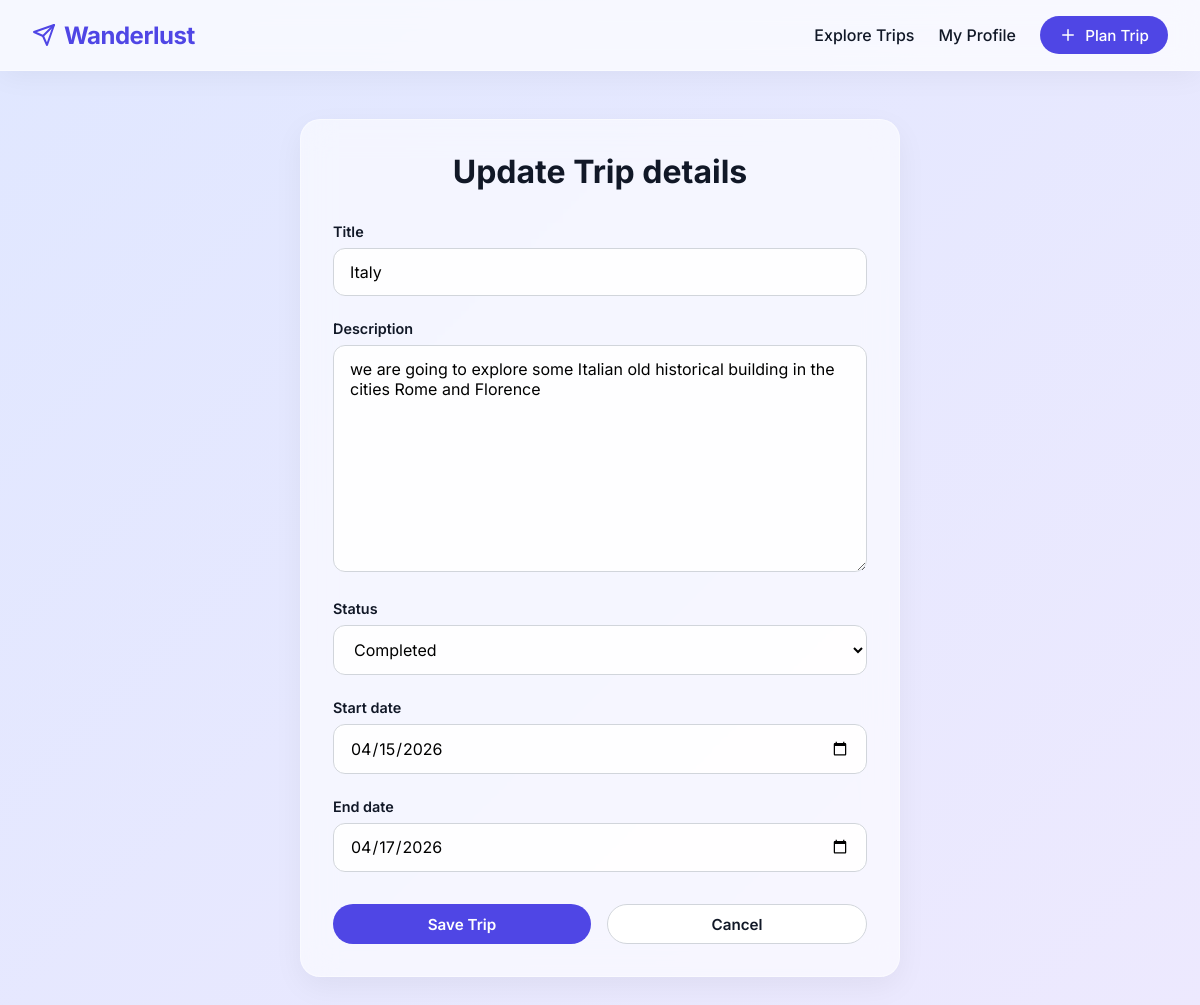
Page /trip/1/edit/ on the committed database.
### tasks/models.py (models this page shows, shortened)
class Trip(models.Model):
    STATUS_CHOICES = [
        ('planned', 'Planned'),
        ('active', 'Active'),
        ('completed', 'Completed'),
    ]
    title = models.CharField(max_length=200)
    description = models.TextField(blank=True)
    status = models.CharField(max_length=20, choices=STATUS_CHOICES, default='planned')
    start_date = models.DateField(null=True, blank=True)
    end_date = models.DateField(null=True, blank=True)
    user = models.ForeignKey(User, on_delete=models.CASCADE, related_name='trips')
    created_at = models.DateTimeField(auto_now_add=True)

### tasks/views.py (the view)
# urls.py: path('trip/<int:pk>/edit/', views.trip_update, name='trip_update'),
def trip_update(request, pk):
    trip = get_object_or_404(Trip, pk=pk)
    if request.method == "POST":
        form = TripForm(request.POST, instance=trip)
        if form.is_valid():
            form.save()
            return redirect('trip_detail', pk=trip.pk)
    else:
        form = TripForm(instance=trip)
    return render(request, 'trip_form.html', {'form': form})

### tasks/forms.py
class TripForm(forms.ModelForm):
    class Meta:
        model = Trip
        fields = ['title', 'description', 'status', 'start_date', 'end_date']
        widgets = {
            'start_date': forms.DateInput(attrs={'type': 'date'}),
            'end_date': forms.DateInput(attrs={'type': 'date'}),
        }

### tasks/templates/trip_form.html (shortened to what this page needs)
{% extends 'base.html' %}
{% block content %}
<div style="max-width: 600px; margin: 0 auto;">
    <div class="glass-card">
        <h1 style="margin-bottom: 2rem; text-align: center;">
            {% if form.instance.pk %}Update Trip details{% else %}Plan a New Adventure{% endif %}
        </h1>
        <form method="POST">
            {% for field in form %}
            <div class="form-group">
                <label for="{{ field.id_for_label }}">{{ field.label }}</label>
                {% if field.name == 'status' or field.name == 'description' or field.field.widget.input_type %}
                    <div style="margin-top: 0.5rem;">
                        {{ field }}
                    </div>
                {% endif %}
            </div>
            {% endfor %}
            <div style="display: flex; gap: 1rem; margin-top: 2rem;">
                <button type="submit" class="btn" style="flex: 1;">Save Trip</button>
                <a href="{% url 'trip_list' %}" class="btn btn-secondary" style="flex: 1; text-align: center;">Cancel</a>
            </div>
        </form>
    </div>
</div>
{% endblock %}

### tasks/templates/base.html (style rules this page uses)
:root { --primary: #4f46e5; --primary-hover: #4338ca; --bg-color: #f3f4f6; --text-dark: #111827; --text-light: #6b7280; --card-bg: rgba(255, 255, 255, 0.6); --card-border: rgba(255, 255, 255, 0.4); }
* { box-sizing: border-box; margin: 0; padding: 0; font-family: 'Inter', sans-serif; }
body { background: linear-gradient(135deg, #e0e7ff 0%, #ede9fe 100%); background-attachment: fixed; color: var(--text-dark); min-height: 100vh; display: flex; flex-direction: column; }
.btn { background: var(--primary); color: white !important; padding: 0.6rem 1.2rem; border-radius: 9999px; font-weight: 600; transition: all 0.3s ease; display: inline-flex; justify-content: center; align-items: center; gap: 0.5rem; border: none; cursor: pointer; text-decoration: none; font-size: 0.95rem; }
.btn-secondary { background: white; color: var(--text-dark) !important; border: 1px solid #d1d5db; }
.glass-card { background: var(--card-bg); backdrop-filter: blur(16px); -webkit-backdrop-filter: blur(16px); border: 1px solid var(--card-border); border-radius: 1.25rem; padding: 2rem; box-shadow: 0 10px 30px rgba(0, 0, 0, 0.05); transition: transform 0.3s ease, box-shadow 0.3s ease; }
.form-group { margin-bottom: 1.5rem; }
label { display: block; margin-bottom: 0.5rem; font-weight: 600; color: var(--text-dark); font-size: 0.9rem; }

### tasks/templates/trip_form.html (style rules this page uses)
form input, form select, form textarea { width: 100%; padding: 0.8rem 1rem; border: 1px solid #d1d5db; border-radius: 0.75rem; font-size: 1rem; background: rgba(255, 255, 255, 0.9); transition: all 0.3s ease; font-family: inherit; }
form textarea { min-height: 120px; resize: vertical; }

### rows in the picture
Trip: form "Italy" "we are going to explore some Italian old historical building in the cities Rome and Florence" "Completed" "04/15/2026" "04/17/2026"

### other values in the picture
{{ field.label }} "Title" "Description" "Status" "Start date" "End date"
